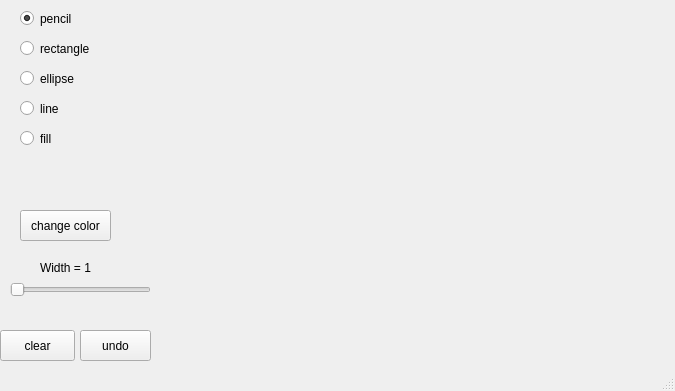
<?xml version="1.0" encoding="UTF-8"?>
<ui version="4.0">
 <class>MainWindow</class>
 <widget class="QMainWindow" name="MainWindow">
  <property name="geometry">
   <rect>
    <x>0</x>
    <y>0</y>
    <width>675</width>
    <height>391</height>
   </rect>
  </property>
  <property name="windowTitle">
   <string>MyPaint</string>
  </property>
  <widget class="QWidget" name="centralWidget">
   <widget class="Canvas" name="widget" native="true">
    <property name="geometry">
     <rect>
      <x>160</x>
      <y>10</y>
      <width>511</width>
      <height>371</height>
     </rect>
    </property>
   </widget>
   <widget class="QRadioButton" name="rbLine">
    <property name="geometry">
     <rect>
      <x>20</x>
      <y>100</y>
      <width>82</width>
      <height>17</height>
     </rect>
    </property>
    <property name="text">
     <string>line</string>
    </property>
    <property name="checked">
     <bool>false</bool>
    </property>
   </widget>
   <widget class="QRadioButton" name="rbRect">
    <property name="geometry">
     <rect>
      <x>20</x>
      <y>40</y>
      <width>82</width>
      <height>17</height>
     </rect>
    </property>
    <property name="text">
     <string>rectangle</string>
    </property>
   </widget>
   <widget class="QRadioButton" name="rbEllipse">
    <property name="geometry">
     <rect>
      <x>20</x>
      <y>70</y>
      <width>82</width>
      <height>17</height>
     </rect>
    </property>
    <property name="text">
     <string>ellipse</string>
    </property>
   </widget>
   <widget class="QRadioButton" name="rbPencil">
    <property name="geometry">
     <rect>
      <x>20</x>
      <y>10</y>
      <width>82</width>
      <height>17</height>
     </rect>
    </property>
    <property name="text">
     <string>pencil</string>
    </property>
    <property name="checked">
     <bool>true</bool>
    </property>
   </widget>
   <widget class="QRadioButton" name="rbFill">
    <property name="geometry">
     <rect>
      <x>20</x>
      <y>130</y>
      <width>82</width>
      <height>17</height>
     </rect>
    </property>
    <property name="text">
     <string>fill</string>
    </property>
   </widget>
   <widget class="QPushButton" name="bColor">
    <property name="geometry">
     <rect>
      <x>20</x>
      <y>210</y>
      <width>91</width>
      <height>31</height>
     </rect>
    </property>
    <property name="text">
     <string>change color</string>
    </property>
   </widget>
   <widget class="QLabel" name="label">
    <property name="geometry">
     <rect>
      <x>30</x>
      <y>160</y>
      <width>71</width>
      <height>41</height>
     </rect>
    </property>
    <property name="text">
     <string/>
    </property>
   </widget>
   <widget class="QSlider" name="horizontalSlider">
    <property name="geometry">
     <rect>
      <x>10</x>
      <y>280</y>
      <width>141</width>
      <height>20</height>
     </rect>
    </property>
    <property name="minimum">
     <number>1</number>
    </property>
    <property name="maximum">
     <number>20</number>
    </property>
    <property name="orientation">
     <enum>Qt::Horizontal</enum>
    </property>
   </widget>
   <widget class="QLabel" name="lWidth">
    <property name="geometry">
     <rect>
      <x>40</x>
      <y>260</y>
      <width>61</width>
      <height>16</height>
     </rect>
    </property>
    <property name="text">
     <string>Width = 1</string>
    </property>
   </widget>
   <widget class="QPushButton" name="bClear">
    <property name="geometry">
     <rect>
      <x>0</x>
      <y>330</y>
      <width>75</width>
      <height>31</height>
     </rect>
    </property>
    <property name="text">
     <string>clear</string>
    </property>
   </widget>
   <widget class="QPushButton" name="bUndo">
    <property name="geometry">
     <rect>
      <x>80</x>
      <y>330</y>
      <width>71</width>
      <height>31</height>
     </rect>
    </property>
    <property name="text">
     <string>undo</string>
    </property>
   </widget>
  </widget>
  <widget class="QStatusBar" name="statusBar"/>
 </widget>
 <layoutdefault spacing="6" margin="11"/>
 <customwidgets>
  <customwidget>
   <class>Canvas</class>
   <extends>QWidget</extends>
   <header location="global">canvas.h</header>
   <container>1</container>
  </customwidget>
 </customwidgets>
 <resources/>
 <connections/>
</ui>
